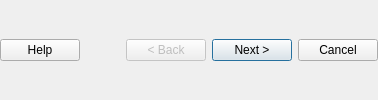
       <widget class="QWidget" name="widget" native="true">
        <property name="sizePolicy">
         <sizepolicy hsizetype="MinimumExpanding" vsizetype="Fixed">
          <horstretch>0</horstretch>
          <verstretch>0</verstretch>
         </sizepolicy>
        </property>
        <layout class="QHBoxLayout">
         <property name="spacing">
          <number>6</number>
         </property>
         <property name="sizeConstraint">
          <enum>QLayout::SetMinimumSize</enum>
         </property>
         <property name="leftMargin">
          <number>0</number>
         </property>
         <property name="topMargin">
          <number>0</number>
         </property>
         <property name="rightMargin">
          <number>0</number>
         </property>
         <property name="bottomMargin">
          <number>0</number>
         </property>
         <item>
          <widget class="QPushButton" name="cmdHelp">
           <property name="text">
            <string>Help</string>
           </property>
          </widget>
         </item>
         <item>
          <spacer>
           <property name="orientation">
            <enum>Qt::Horizontal</enum>
           </property>
           <property name="sizeHint" stdset="0">
            <size>
             <width>40</width>
             <height>20</height>
            </size>
           </property>
          </spacer>
         </item>
         <item>
          <widget class="QPushButton" name="cmdBack">
           <property name="enabled">
            <bool>false</bool>
           </property>
           <property name="text">
            <string>&lt; Back</string>
           </property>
          </widget>
         </item>
         <item>
          <widget class="QPushButton" name="cmdNext">
           <property name="text">
            <string>Next &gt;</string>
           </property>
           <property name="default">
            <bool>true</bool>
           </property>
          </widget>
         </item>
         <item>
          <widget class="QPushButton" name="cmdCancel">
           <property name="text">
            <string>Cancel</string>
           </property>
          </widget>
         </item>
        </layout>
       </widget>
